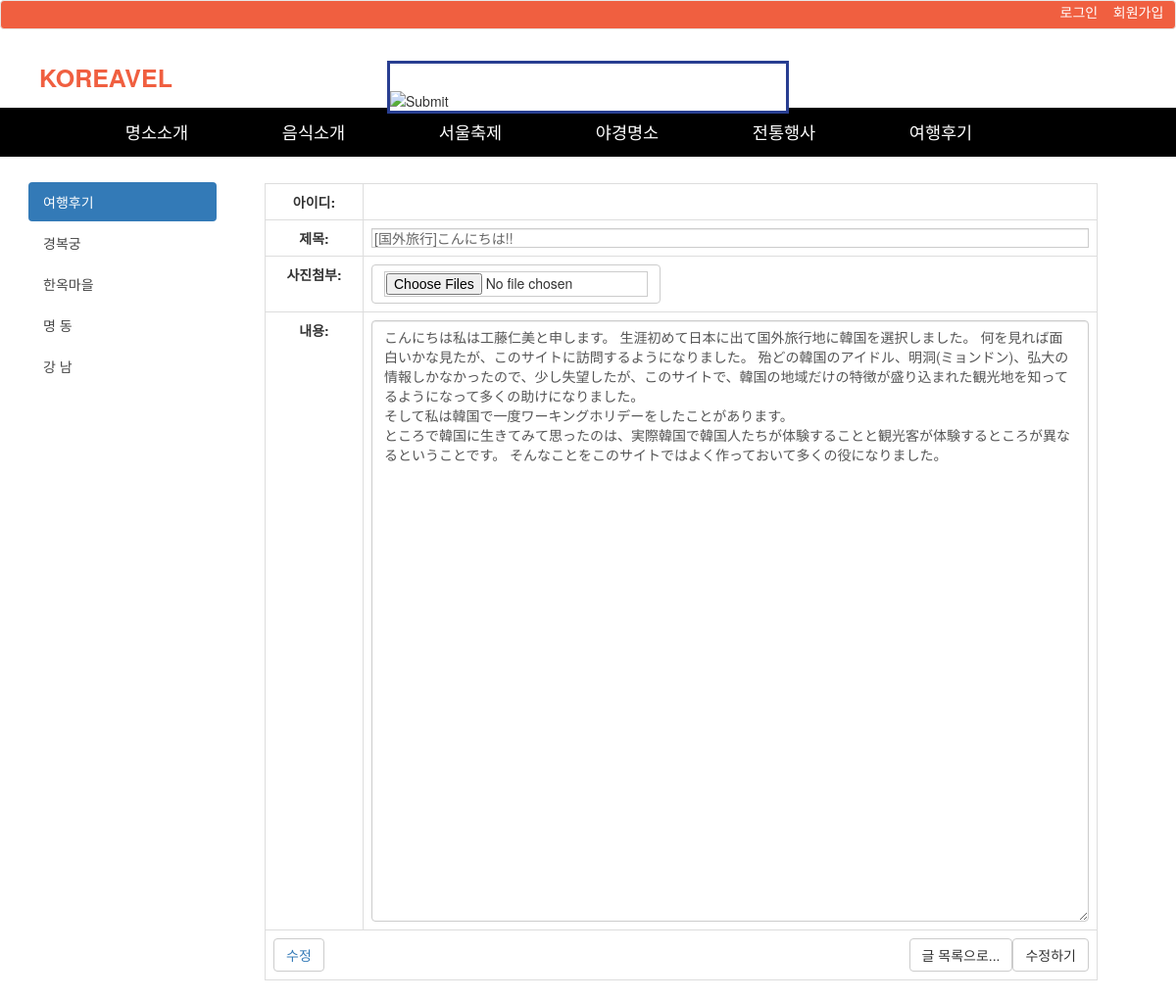
/wp/013.php?bno=48, run on the app's committed database.
### tables this page shows
CREATE TABLE `board_free` (
  `b_no` int(10) unsigned NOT NULL AUTO_INCREMENT,
  `b_title` varchar(100) NOT NULL,
  `b_content` text NOT NULL,
  `b_date` datetime NOT NULL,
  `b_hit` int(10) unsigned NOT NULL DEFAULT '0',
  `b_id` varchar(20) NOT NULL,
  `b_password` varchar(100) NOT NULL,
  PRIMARY KEY (`b_no`)
);

### wp/013.php (the view, shortened to what this page needs)
<?php
	require_once("../dbconfig.php");
	if(isset($_GET['bno'])) {
		$bNo = $_GET['bno'];
	}
	if(isset($bNo)) {
		$sql = 'select b_title, b_content, b_id from board_free where b_no = ' . $bNo;
		$result = $db->query($sql);
		$row = $result->fetch_assoc();
	}
?>
<!DOCTYPE html>
<html lang="en">
<head>
  <link href="css/style3.css" rel="stylesheet">
  <link rel="stylesheet" href="https://maxcdn.bootstrapcdn.com/bootstrap/3.3.7/css/bootstrap.min.css">
</head>
<body id="page-top">
  <nav class="navbar navbar-default fixed-top" style="background-color:#F05F40; font-size:14px; min-height:30px; padding-top:1px;" role="navigation">
  <div class="ft-white" style="float:right;">
    <?php if(!isset($_SESSION['mail'])) { ?>
			<a class="row-sm-6" href="javascript:open_win();" style="color:white;">로그인</a>&nbsp;&nbsp;&nbsp;
			<a class="row-sm-6" href="javascript:open_reg();" style="color:white;">회원가입</a>&nbsp;&nbsp;&nbsp;
	  <?php }else{ ?>
			<a class="row-sm-6" href="./lgout.php">로그아웃</a>&nbsp;&nbsp;&nbsp;
			<a class="row-sm-6" href="./invite_mypage.php" class="font_11">내정보</a>&nbsp;&nbsp;&nbsp;
		<?php  }?>
  </div>
</nav>
  <div id = 'wrap' class="sbg">
        <div id="topwrap">
          <div class ="d_width">
            <div style="padding:12px 0 0 0;">
              <form name="MainSearch_form" action="../search/search_tour.htm" method="get" title="통합검색">
                <fieldset>
                  <div class="" style="float:left; margin-left:40px;"><a style="color:#F05F40; font-size:25px; font-weight:bold; margin-bottom:2px;" href="#">KOREAVEL</a></div>
                    <div class="topsearch2">
                    <input type="text" class="text" name="Keywords" value="" onkeydown="SearchinputSendit();" title="통합검색어 입력영역">
                    <input type="image" src="http://www.dh.go.kr/img/ico_topsearch.png"  class="image">
                  </div>
                </fieldset>
              </form>
            </div>
          </div>
        </div>
                                  <div>
                                    <div id="gnb" style="background-color:black;">
                                      <div id= "gnbmn" style="overflow: visible; opacity: 1;">
                                        <ul class = "depth1">
                                          <li>
                                            <a style="text-indent: 0px;">명소소개</a>
                                          </li>
                                          <li>
                                            <a style="text-indent: 0px;">음식소개</a>
                                          </li>
                                          <li>
                                            <a style="text-indent: 0px;">서울축제</a>
                                          </li>
                                          <li>
                                            <a style="text-indent: 0px;">야경명소</a>
                                          </li>
                                          <li>
                                            <a style="text-indent: 0px;">전통행사</a>
                                          </li>
                                           <li>
                                            <a style="text-indent: 0px;">여행후기</a>
                                            </li>
                                        </ul>
                                      </div>
                                    </div>
                                  </div>
                                </div>
                  <section style="float:right; margin-right:80px;">
                  <div style=" padding-top:77px; min-width:850px;" >
                    <div>
                    <table class="table table-bordered">
                        <tbody>
                            <form action="./write_update.php" method="post" encType="multiplart/form-data">
                                <tr>
                                  <th style="width:100px; text-align: center;">아이디: </th>
                                  <td><?=$_SESSION['mail']?></td>
                                </tr>
                                <tr>
                                    <th style="width:100px; text-align: center;">제목: </th>
                                    <td><input type="text" placeholder="제목을 입력하세요. " name="bTitle" id="bTitle" class="form-control" value="<?php echo isset($row['b_title'])?$row['b_title']:null?>"/></td>
                                </tr>
                                <tr >
                                    <th style="width:100px; text-align: center;">사진첨부: </th>
                                    <td>
                                      <span class="btn btn-default btn-file"><input type="file" multiple /></span>
                                    </td>
                                </tr>
                                <tr>
                                    <th style=" text-align: center;">내용: </th>
                                    <td><textarea rows="30" cols="10" placeholder="내용을 입력하세요. "class="form-control" name="bContent" id="bContent"><?php echo isset($row['b_content'])?$row['b_content']:null?></textarea></td>
                                </tr>
                                <tr>
                                    <td colspan="2">
                                      <button type="submit" class="btn btn-default">
                                        <a> <?php echo isset($bNo)?'수정':'작성'?></a>
                                      </button>
                                      <a style="float:right;" class="btn btn-default"  onclick="javascript:location.href='./write_update2.php'">수정하기</a>
                                        <a style="float:right;" class="btn btn-default" onclick="javascript:location.href='./003.php'">글 목록으로...</a>
                                    </td>
                                </tr>
                            </form>
                        </tbody>
                    </table>
                    </div>
                  </div>
        </section>
<section style="float:left;">
  <h3>여행후기</h3>
    <div class="col-md-2" style="min-width:250px; padding-top:20px;">
      <ul class="nav nav-pills nav-stacked">
        <li class="active"><a href="#">여행후기</a></li>
        <li><a href="#">경복궁</a></li>
        <li><a href="#">한옥마을</a></li>
        <li><a href="#">명  동</a></li>
        <li><a href="#">강  남</a></li>
      </ul>
    </div>
    <div class="clearfix visible-lg"></div>
</section>
</body>
</html>

### wp/css/style3.css (style rules this page uses)
html { overflow-y: scroll; }
html, body { width: 100%; height: 100%; }
.d_width { position: relative; width: 1200px; margin: 0 auto; }
body, div, li { margin:0; padding:0; }
div { display:block; }
li { display: list-item; text-align: -webkit-match-parent; }
ul { list-style: none; }
ul { display:blcok; -webkit-margin-before:1em; -webkit-margin-after:1em; -webkit-margin-start:1em; -webkit-margin-end:1em; -webkit-padding-start:40px; }
#wrap { position: relative; width: 100%; min-width: 1200px; padding: 0; margin: 0; }
.sbg { background: #fff url(http://www.dh.go.kr/img/sbg.png) repeat-x 0 110px; }
#topwrap { position: relative; height: 60px; background: #fff; z-index:99; }
form { margin: 0; padding: 0; }
fieldset { margin: 0; padding: 0; border: 0; }
#topwrap .topsearch2 { width: 410px; margin: 0 auto; background: #fff; border: 3px solid #283E91; z-index: 4; }
#topwrap .topsearch1, #topwrap .topsearch2 { vertical-align: top; }
#topwrap .topsearch2 input.text { width: 370px; height: 26px; line-height: 26px; border: none; padding: 0; margin: 0; letter-spacing: normal; color: #283E91; }
input[type="text"], input[type="password"], input.text { height: 20px; padding: 1px 0; border: 1px solid #ccc; outline-color: #ccc; background: #fff; color: #666; vertical-align: middle; border-radius: 0; text-indent: 2px; }
input[type="text"], input[type="password"] { -webkit-appearance: none; }
input.image { vertical-align: middle; padding: 0; margin: 0; border: none; }
* { -webkit-box-sizing: border-box; -moz-box-sizing: border-box; box-sizing: border-box; }
*:before, *:after { -webkit-box-sizing: border-box; -moz-box-sizing: border-box; box-sizing: border-box; }
#gnbmn ul.depth1 li a { display: block; padding: 0; margin: 0; color: #ffffff; line-height: 50px; }
#gnbmn ul.depth1 li { display: block; float: left; padding: 0; margin: 0; width: 160px; font-size: 125%; text-align: center; }
#gnb { position:absolute; width:100%; left:0; top:60px; height: 50px; padding:0; margin 0; background:#000033; box-shadow 1px 1px 1px rbga(0,0,0, .2); }
#gnbmn { position: relative; width: 1200px; margin: 0 auto; z-index: 4; }
#gnbmn ul.depth1 { position: absolute; width:1020px; left:80px; top:0px; margin:0; padding:0; }
.clearfix:after { content:""; clear:both; display:block; float:none; }
h3 { margin: 25px 0 15px 0; padding: 0 0 0 20px; background: url(../img/h3bg.png) no-repeat 0 0.2em; background-size: 10px auto; font-size: 18px; color: #3378C1; }
.nav { margin-bottom: 0; padding-left: 0; list-style: none; }
.nav>li { position: relative; display: block; }
a:link, a:visited { text-decoration: none; color: #454545; }
h1, h2, h3, h4, h5, h6 { clear: both; background: transparent; font-size: 100%; line-height: 1.25; text-align: left; font-weight: normal; }
input, select, textarea, button { font-size: inherit; margin: 0; padding: 0; vertical-align: middle; }
input { padding: 1px; border: 1px solid #ccc; background: #ffffff; color: #777; }
body, h1, h2, h3, h4, input, button { font-family: 'ngn', 'NanumGothic', '나눔고딕', NGNormal, NanumGothicBold, '돋움', Dotum, Arial, Tahoma, sans-serif; font-size: 14px; color: #454545; line-height: 180%; }
table td { vertical-align: middle; }
table { border-spacing: 0; width: 100%; }

### wp/013.php (style rules this page uses)
.ft-white a { color: white; }

### data on the page
board_free: bTitle "[国外旅行]こんにちは!!", bContent "こんにちは私は工藤仁美と申します。 生涯初めて日本に出て国外旅行地に韓国を選択しました。 何を見れば面白いかな見たが、このサイトに訪問するようになりました。 殆どの韓国のアイドル、明洞(ミョンドン)、弘大の情報しかなかったので、少し失望したが、このサイトで、韓国の地域だけの特徴が盛り込まれた観光地を知ってるようになって多くの助けになりました。 そして私は韓国で一度ワーキングホリデーをしたことがあります。 ところで韓国に生きてみて思ったのは、実際韓国で韓国人たちが体験することと観光客が体験するところが異なるということです。 そんなことをこのサイトではよく作っておいて多くの役になりました。"
